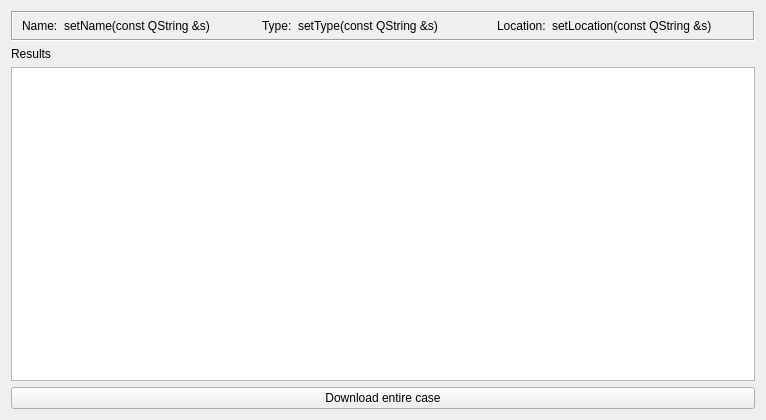
<?xml version="1.0" encoding="UTF-8"?>
<ui version="4.0">
 <class>CWE_Results</class>
 <widget class="QWidget" name="CWE_Results">
  <property name="geometry">
   <rect>
    <x>0</x>
    <y>0</y>
    <width>766</width>
    <height>420</height>
   </rect>
  </property>
  <property name="windowTitle">
   <string>Form</string>
  </property>
  <layout class="QVBoxLayout" name="verticalLayout">
   <item>
    <widget class="QFrame" name="frame_resultsInfo">
     <property name="frameShape">
      <enum>QFrame::Box</enum>
     </property>
     <property name="frameShadow">
      <enum>QFrame::Sunken</enum>
     </property>
     <layout class="QGridLayout" name="gridLayout">
      <property name="topMargin">
       <number>6</number>
      </property>
      <property name="bottomMargin">
       <number>6</number>
      </property>
      <item row="0" column="4">
       <widget class="QLabel" name="label_location">
        <property name="text">
         <string>Location:</string>
        </property>
       </widget>
      </item>
      <item row="0" column="1">
       <widget class="QLabel" name="label_theName">
        <property name="sizePolicy">
         <sizepolicy hsizetype="Preferred" vsizetype="Preferred">
          <horstretch>1</horstretch>
          <verstretch>0</verstretch>
         </sizepolicy>
        </property>
        <property name="text">
         <string>setName(const QString &amp;s)</string>
        </property>
       </widget>
      </item>
      <item row="0" column="2">
       <widget class="QLabel" name="label_type">
        <property name="text">
         <string>Type:</string>
        </property>
       </widget>
      </item>
      <item row="0" column="3">
       <widget class="QLabel" name="label_theType">
        <property name="sizePolicy">
         <sizepolicy hsizetype="Preferred" vsizetype="Preferred">
          <horstretch>1</horstretch>
          <verstretch>0</verstretch>
         </sizepolicy>
        </property>
        <property name="text">
         <string>setType(const QString &amp;s)</string>
        </property>
       </widget>
      </item>
      <item row="0" column="0">
       <widget class="QLabel" name="label_name">
        <property name="text">
         <string>Name:</string>
        </property>
       </widget>
      </item>
      <item row="0" column="5">
       <widget class="QLabel" name="label_theLocation">
        <property name="sizePolicy">
         <sizepolicy hsizetype="Preferred" vsizetype="Preferred">
          <horstretch>1</horstretch>
          <verstretch>0</verstretch>
         </sizepolicy>
        </property>
        <property name="text">
         <string>setLocation(const QString &amp;s)</string>
        </property>
       </widget>
      </item>
     </layout>
    </widget>
   </item>
   <item>
    <widget class="QLabel" name="label">
     <property name="text">
      <string>Results</string>
     </property>
    </widget>
   </item>
   <item>
    <widget class="QTableView" name="resultsTableView"/>
   </item>
   <item>
    <widget class="QPushButton" name="downloadEntireCaseButton">
     <property name="text">
      <string>Download entire case</string>
     </property>
    </widget>
   </item>
  </layout>
 </widget>
 <resources/>
 <connections/>
</ui>
